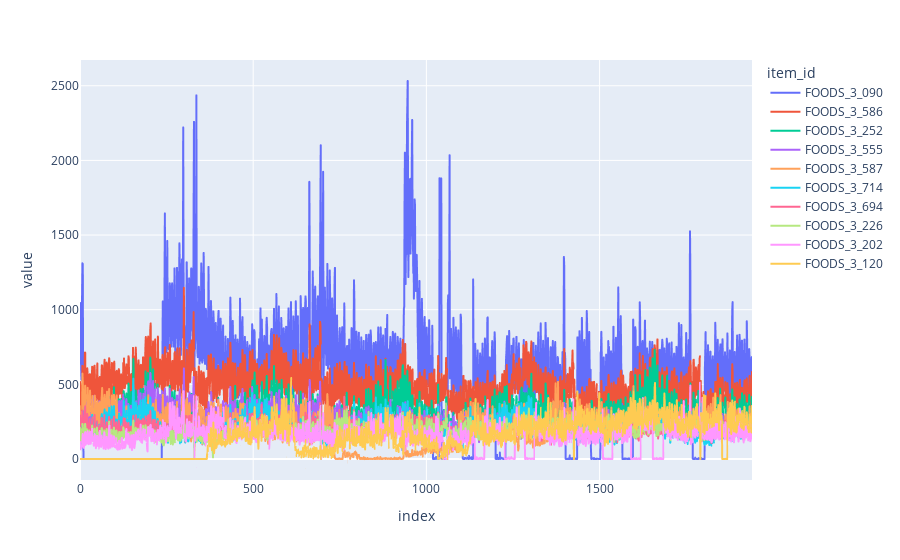

The code cell stored with this chart in its notebook:
### Code cell
Plot.plot_multi_ts(df_top10)

### Figure 1 — Plotly figure (JSON) as saved in the notebook; plotly's stock layout.template omitted (floating-point values rounded to 4 significant figures; data arrays with more than 128 entries replaced by an {"elided": "..."} marker saying what was removed)
{"data": [{"hovertemplate": "item_id=FOODS_3_090<br>index=%{x}<br>value=%{y}<extra></extra>", "legendgroup": "FOODS_3_090", "line": {"color": "#636efa", "dash": "solid"}, "marker": {"symbol": "circle"}, "mode": "lines", "name": "FOODS_3_090", "showlegend": true, "type": "scattergl", "x": {"elided": "1941 int values"}, "xaxis": "x", "y": {"elided": "1941 int values"}, "yaxis": "y"}, {"hovertemplate": "item_id=FOODS_3_586<br>index=%{x}<br>value=%{y}<extra></extra>", "legendgroup": "FOODS_3_586", "line": {"color": "#EF553B", "dash": "solid"}, "marker": {"symbol": "circle"}, "mode": "lines", "name": "FOODS_3_586", "showlegend": true, "type": "scattergl", "x": {"elided": "1941 int values"}, "xaxis": "x", "y": {"elided": "1941 int values"}, "yaxis": "y"}, {"hovertemplate": "item_id=FOODS_3_252<br>index=%{x}<br>value=%{y}<extra></extra>", "legendgroup": "FOODS_3_252", "line": {"color": "#00cc96", "dash": "solid"}, "marker": {"symbol": "circle"}, "mode": "lines", "name": "FOODS_3_252", "showlegend": true, "type": "scattergl", "x": {"elided": "1941 int values"}, "xaxis": "x", "y": {"elided": "1941 int values"}, "yaxis": "y"}, {"hovertemplate": "item_id=FOODS_3_555<br>index=%{x}<br>value=%{y}<extra></extra>", "legendgroup": "FOODS_3_555", "line": {"color": "#ab63fa", "dash": "solid"}, "marker": {"symbol": "circle"}, "mode": "lines", "name": "FOODS_3_555", "showlegend": true, "type": "scattergl", "x": {"elided": "1941 int values"}, "xaxis": "x", "y": {"elided": "1941 int values"}, "yaxis": "y"}, {"hovertemplate": "item_id=FOODS_3_587<br>index=%{x}<br>value=%{y}<extra></extra>", "legendgroup": "FOODS_3_587", "line": {"color": "#FFA15A", "dash": "solid"}, "marker": {"symbol": "circle"}, "mode": "lines", "name": "FOODS_3_587", "showlegend": true, "type": "scattergl", "x": {"elided": "1941 int values"}, "xaxis": "x", "y": {"elided": "1941 int values"}, "yaxis": "y"}, {"hovertemplate": "item_id=FOODS_3_714<br>index=%{x}<br>value=%{y}<extra></extra>", "legendgroup": "FOODS_3_714", "line": {"color": "#19d3f3", "dash": "solid"}, "marker": {"symbol": "circle"}, "mode": "lines", "name": "FOODS_3_714", "showlegend": true, "type": "scattergl", "x": {"elided": "1941 int values"}, "xaxis": "x", "y": {"elided": "1941 int values"}, "yaxis": "y"}, {"hovertemplate": "item_id=FOODS_3_694<br>index=%{x}<br>value=%{y}<extra></extra>", "legendgroup": "FOODS_3_694", "line": {"color": "#FF6692", "dash": "solid"}, "marker": {"symbol": "circle"}, "mode": "lines", "name": "FOODS_3_694", "showlegend": true, "type": "scattergl", "x": {"elided": "1941 int values"}, "xaxis": "x", "y": {"elided": "1941 int values"}, "yaxis": "y"}, {"hovertemplate": "item_id=FOODS_3_226<br>index=%{x}<br>value=%{y}<extra></extra>", "legendgroup": "FOODS_3_226", "line": {"color": "#B6E880", "dash": "solid"}, "marker": {"symbol": "circle"}, "mode": "lines", "name": "FOODS_3_226", "showlegend": true, "type": "scattergl", "x": {"elided": "1941 int values"}, "xaxis": "x", "y": {"elided": "1941 int values"}, "yaxis": "y"}, {"hovertemplate": "item_id=FOODS_3_202<br>index=%{x}<br>value=%{y}<extra></extra>", "legendgroup": "FOODS_3_202", "line": {"color": "#FF97FF", "dash": "solid"}, "marker": {"symbol": "circle"}, "mode": "lines", "name": "FOODS_3_202", "showlegend": true, "type": "scattergl", "x": {"elided": "1941 int values"}, "xaxis": "x", "y": {"elided": "1941 int values"}, "yaxis": "y"}, {"hovertemplate": "item_id=FOODS_3_120<br>index=%{x}<br>value=%{y}<extra></extra>", "legendgroup": "FOODS_3_120", "line": {"color": "#FECB52", "dash": "solid"}, "marker": {"symbol": "circle"}, "mode": "lines", "name": "FOODS_3_120", "showlegend": true, "type": "scattergl", "x": {"elided": "1941 int values"}, "xaxis": "x", "y": {"elided": "1941 int values"}, "yaxis": "y"}], "layout": {"legend": {"title": {"text": "item_id"}, "tracegroupgap": 0}, "margin": {"t": 60}, "xaxis": {"anchor": "y", "domain": [0, 1], "title": {"text": "index"}}, "yaxis": {"anchor": "x", "domain": [0, 1], "title": {"text": "value"}}}}
